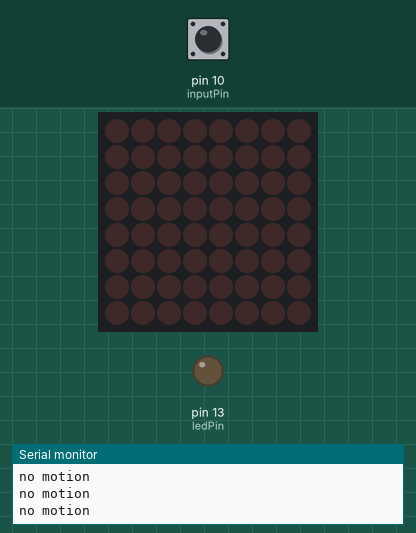
A sketch run on a simulated Arduino Uno, built with avr-gcc and run on an emulated ATmega328P. Shown: 8×8 LED matrix, output pins drawn as LEDs (lit = HIGH), the last lines printed to the serial monitor. Wiring (inferred from the names in the program): MAX7219 LED driver (orientation assumed): data pin 9; clock pin 7; CS pin 8. Dashed ring = blinking. The test bench sets the inputs (shaded band); at power-on: pin 10 (inputPin) LOW. Pins used as bus, display or sensor lines are not drawn.

Above: at 1.2 s.
1.3 s: pin 10 (inputPin) driven HIGH
At 2.4 s:
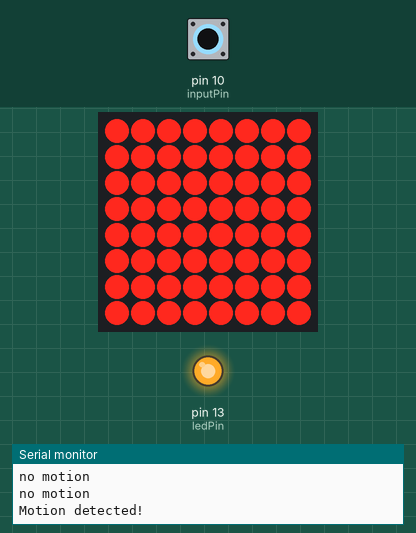
2.8 s: pin 10 (inputPin) driven LOW
At 4.0 s:
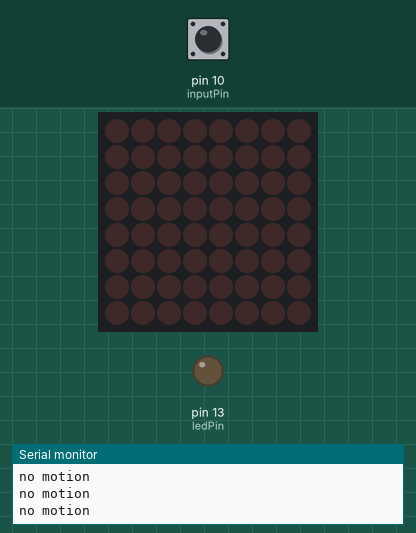
5.8 s: pin 10 (inputPin) pulsed HIGH 2 times (0.12 s each, 0.3 s apart)
At 6.17 s:
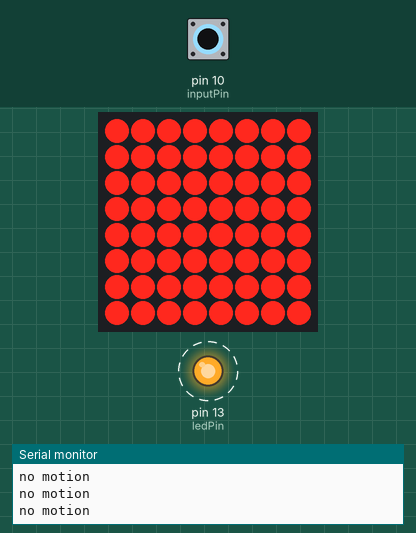
9.4 s: pin 10 (inputPin) pulsed HIGH 5 times (0.12 s each, 0.3 s apart)
At 11.9 s:
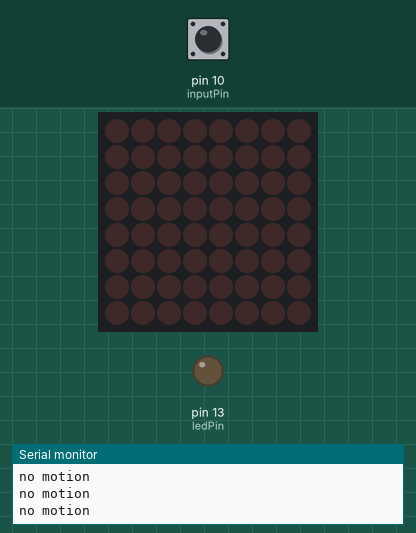
Timing chart, 0 to 13.4 s (numbered marks = the images above; inputs shaded):
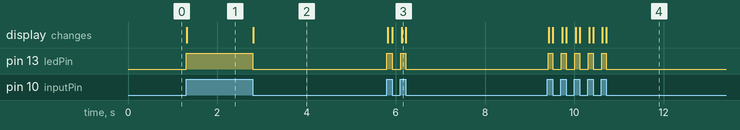

Measured:
- after the input at 1.3 s, pin 13 (ledPin): LOW → HIGH at once; the display: changes at once (image 1)
- after the input at 2.8 s, pin 13 (ledPin): HIGH → LOW at once; the display: changes at once (image 2)
- after the input at 5.8 s, pin 13 (ledPin): alternates HIGH for 0.11 s and LOW for 0.19 s, 4 changes in all, then stays LOW, starting at once; the display: changes at once (image 3)
- after the input at 9.4 s, pin 13 (ledPin): alternates HIGH for 0.11 s and LOW for 0.19 s, 10 changes in all, then stays LOW, starting at once; the display: first changes at once (image 4 shows a later state)

The sketch:

PIRsensor.ino
```cpp
/*
 * PIR sensor tester
 */

int ledPin = 13;                // choose the pin for the LED
int inputPin = 10;               // choose the input pin (for PIR sensor)
int pirState = LOW;             // we start, assuming no motion detected
int val = 0;                    // variable for reading the pin status


// Max7219 pins
const int dataIn = 9;
const int load = 8;
const int clock = 7;

// define max7219 registers
byte max7219_reg_noop        = 0x00;
byte max7219_reg_digit0      = 0x01;
byte max7219_reg_digit1      = 0x02;
byte max7219_reg_digit2      = 0x03;
byte max7219_reg_digit3      = 0x04;
byte max7219_reg_digit4      = 0x05;
byte max7219_reg_digit5      = 0x06;
byte max7219_reg_digit6      = 0x07;
byte max7219_reg_digit7      = 0x08;
byte max7219_reg_decodeMode  = 0x09;
byte max7219_reg_intensity   = 0x0a;
byte max7219_reg_scanLimit   = 0x0b;
byte max7219_reg_shutdown    = 0x0c;
byte max7219_reg_displayTest = 0x0f;

void putByte(byte data)
{
  for (int i = 7; i >= 0; i--)
  {
    digitalWrite(clock, LOW);   // tick
    digitalWrite(dataIn, data & (1 << i)); // send bit
    digitalWrite(clock, HIGH);   // tock
  }
}

void maxSingle( byte reg, byte col)
{
  digitalWrite(load, LOW);       // begin
  putByte(reg);                  // specify register
  putByte(col);                  // put data
  digitalWrite(load,HIGH);       // end
}

void initMax7219()
{
  //initiation of the max 7219
  maxSingle(max7219_reg_scanLimit, 0x07);
  maxSingle(max7219_reg_decodeMode, 0x00);  // using an led matrix (not digits)
  maxSingle(max7219_reg_shutdown, 0x01);    // not in shutdown mode
  maxSingle(max7219_reg_displayTest, 0x00); // no display test
  for (int e = 1; e <= 8; e++) maxSingle(e,0); // empty registers, turn all LEDs off
  maxSingle(max7219_reg_intensity, 0x0f);    // range: 0x00 to 0x0f
}

////////////////////////////////////////////////////////////////////
// This time you get just some basics. Draw one image or clear it.
// In addition we give the number drawing routine. You can have more
// functions and images if you write them yourself or cut them from
// previous sketches. If you want to use codeArt, copy the .h file
// to this directory and include it at the top in this sketch.

void drawImage(byte * image)
{
  for (byte row = 0; row < 8; row++) maxSingle(row + 1, image[row]);
}

void clearImage()
{
  for (byte row = 0; row < 8; row++) maxSingle(row + 1, 0);
}

byte numbers[][10] =  // These numbers are 4x6 pixels
{{2, 5, 5, 5, 5, 2},  // 0
 {2, 6, 2, 2, 2, 2},  // 1
 {6, 1, 3, 6, 4, 7},  // 2
 {7, 1, 2, 1, 1, 6},  // 3
 {1, 5, 5, 7, 1, 1},  // 4
 {7, 4, 6, 1, 1, 6},  // 5
 {2, 4, 6, 5, 5, 2},  // 6
 {7, 1, 1, 2, 2, 2},  // 7
 {7, 5, 7, 5, 5, 7},  // 8
 {2, 5, 5, 3, 1, 2}}; // 9

void drawNumber(int number)
{
  int unit    =  number % 10;       // Get the lowest digit
  int decimal = (number / 10) % 10; // Get the second digit
  byte image[8];                    // Reserve memory for the image
  for (int i = 0; i < 6; i++)       // The numbers are only 6 rows tall
  {
    image[i] = numbers[unit][i];    // Just copy the low digit
    if (number > 9)                 // Only draw the high digit if appropriate
    {                               // Do some bit combining to not overwrite the other digit
      image[i] |= numbers[decimal][i] << 4;
    }
  }
  image[6] = number > 900 ? 128 : 0; // Empty line, or one dot to indicate overflow
  image[7] = 255 >> max(0, 8 - (number / 100)); // every dot represents 100
  drawImage(image);
}

void drawError(){
  byte image[8];                    // Reserve memory for the image
  for (int i = 0; i < 8; i++)       // The numbers are only 6 rows tall
  {
    image[i] = 255;
  }
  drawImage(image);
}

void drawEmpty(){
  byte image[8];                    // Reserve memory for the image
  for (int i = 0; i < 8; i++)       // The numbers are only 6 rows tall
  {
    image[i] = 0;
  }
  drawImage(image);
}


void setup() {
  pinMode(dataIn, OUTPUT);
  pinMode(clock,  OUTPUT);
  pinMode(load,   OUTPUT);

  pinMode(ledPin, OUTPUT);      // declare LED as output
  pinMode(inputPin, INPUT);     // declare sensor as input

  initMax7219();
  Serial.begin(9600);
}

void loop(){
  val = digitalRead(inputPin);  // read input value
  if (val == HIGH) {            // check if the input is HIGH
    digitalWrite(ledPin, HIGH);  // turn LED ON
    if (pirState == LOW) {
      // we have just turned on
      Serial.println("Motion detected!");
      drawError();
      // We only want to print on the output change, not state
      pirState = HIGH;
    }
  } else {
      Serial.println("no motion  ");
    digitalWrite(ledPin, LOW); // turn LED OFF
    if (pirState == HIGH){
      // we have just turned of
      Serial.println("Motion ended!");
      drawEmpty();
      // We only want to print on the output change, not state
      pirState = LOW;
    }
  }
}
```
